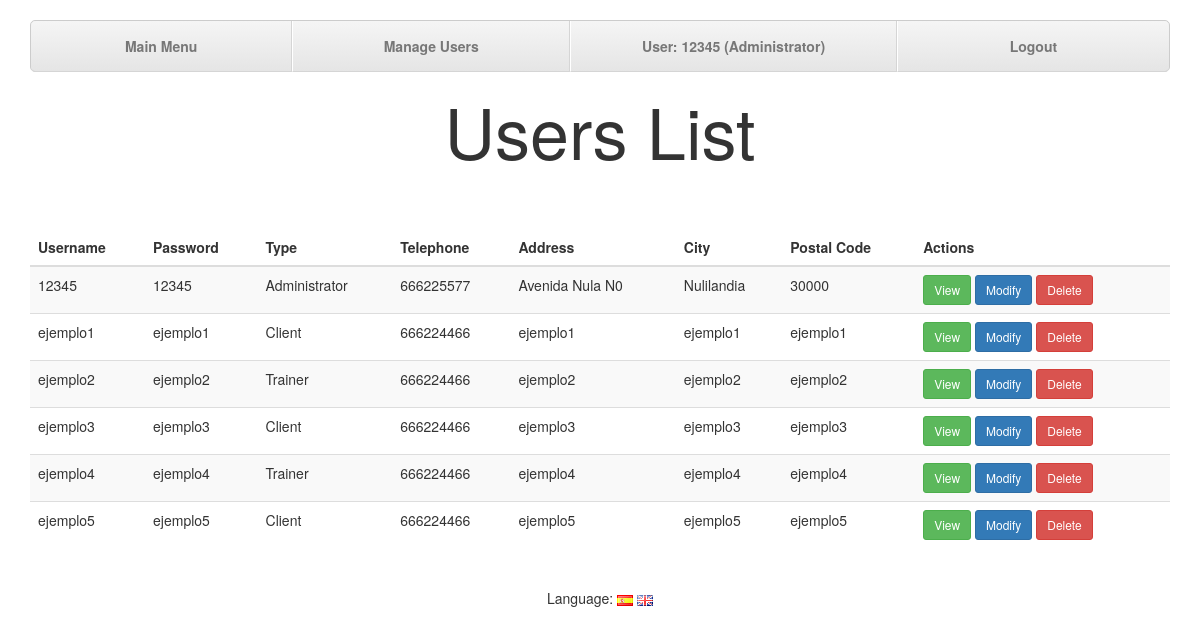
Screenshot of /index.php?controller=users&action=usersList (signed in) with the database file from the repository.
### tables this page shows
create table users (
		username varchar(255),
		passwd varchar(255),
		tlf integer(9),
		tipo ENUM('cliente','entrenador','administrador'),
		calle varchar(255),
		ciudad varchar(255),
		codPostal varchar(255),
		
		primary key (username)
);

### core/ViewManager.php (called while the page is built, shortened)
<?php
class ViewManager {
	private $variables = array();
	public function setVariable($varname, $value, $flash=false) {
		$this->variables[$varname] = $value;
	}
	public function getVariable($varname, $default=NULL) {
		if (!isset($this->variables[$varname])) {
			return $default;
		}
		return $this->variables[$varname];
	}
	public function render($controller, $viewname) {
		include(__DIR__."/../view/$controller/$viewname.php");
	}
	private static $viewmanager_singleton = NULL;
	public static function getInstance() {
		if (self::$viewmanager_singleton == null) {
			self::$viewmanager_singleton = new ViewManager();
		}
		return self::$viewmanager_singleton;
	}
}

### controller/UsersController.php (called while the page is built, shortened)
<?php
require_once(__DIR__."/../core/ViewManager.php");
require_once(__DIR__."/../core/I18n.php");
require_once(__DIR__."/../model/User.php");
require_once(__DIR__."/../model/UserMapper.php");
class UsersController extends BaseController {
	private $userMapper;
	public function __construct() {
		$this->userMapper = new UserMapper();
	}
	public function usersList(){
		$users = $this->userMapper->findAll();
		$this->view->setVariable("users", $users);
		$this->view->setLayout("default");
		$this->view->render("users", "usersList");
	}
}

### index.php (called while the page is built, shortened)
<?php
function run() {
	try {
		$controller = loadController($_GET["controller"]);
		$actionName = $_GET["action"];
		$controller->$actionName();
	} catch(Exception $ex) {
		die(i18n("An error has ocurred.<br>").$ex->getMessage());
	}
}
function loadController($controllerName) {
	return new $controllerClassName();
}
run();
?>

### core/I18n.php (called while the page is built, shortened)
<?php
class I18n {
	private $messages;
	public function setLanguage($language) {
		$this->messages = $i18n_messages;
	}
	public function i18n($key) {
		if (isset($this->messages[$key])){
			return $this->messages[$key];
		}else{
			return $key;
		}
	}
	private static $i18n_singleton = null;
	public static function getInstance() {
		if (self::$i18n_singleton == NULL) {
			self::$i18n_singleton = new I18n();
		}
		return self::$i18n_singleton;
	}
}
function i18n($key) {
	return I18n::getInstance()->i18n($key);
}

### model/User.php (called while the page is built, shortened)
<?php
class User {
	private $username;
	private $passwd;
	private $tlf;
	private $tipo;
	private $calle;
	private $ciudad;
	private $codPostal;
	public function __construct($username=NULL, $passwd=NULL, $tlf=NULL, $tipo=NULL, $calle=NULL, $ciudad=NULL, $codPostal=NULL) {
		$this->username = $username;
		$this->passwd = $passwd;
		$this->tlf = $tlf;
		$this->tipo = $tipo;
		$this->calle = $calle;
		$this->ciudad = $ciudad;
		$this->codPostal = $codPostal;
	}
	public function getUsername() {
		return $this->username;
	}
	public function getPasswd() {
		return $this->passwd;
	}
	public function getTlf() {
		return $this->tlf;
	}
	public function getTipo() {
		return $this->tipo;
	}
	public function getCalle() {
		return $this->calle;
	}
	public function getCiudad() {
		return $this->ciudad;
	}
	public function getCodPostal() {
		return $this->codPostal;
	}
	public function setTipo($tipo) {
		$this->tipo = $tipo;
	}
}

### model/UserMapper.php (called while the page is built, shortened)
<?php
require_once(__DIR__."/../core/PDOConnection.php");
class UserMapper {
	private $db;
	public function __construct() {
		$this->db = PDOConnection::getInstance();
	}
	public function findAll() {
		$stmt = $this->db->query("SELECT * FROM users");
		$users_db = $stmt->fetchAll(PDO::FETCH_ASSOC);
		$users = array();
		foreach ($users_db as $user) {
			array_push($users, new User($user["username"],
										$user["passwd"],
										$user["tlf"],
										$user["tipo"],
										$user["calle"],
										$user["ciudad"],
										$user["codPostal"]));
		}
		return $users;
	}
}

### core/PDOConnection.php (called while the page is built)
<?php
class PDOConnection {
	private static $dbhost = "127.0.0.1";
	private static $dbname = "gesgym";
	private static $dbuser = "gguser";
	private static $dbpass = "ggpass";
	private static $db_singleton = null;
	public static function getInstance() {
		if (self::$db_singleton == null) {
			self::$db_singleton = new PDO(
				"mysql:host=".self::$dbhost.";dbname=".self::$dbname.";charset=utf8",
				self::$dbuser,
				self::$dbpass,
				array(
					PDO::ATTR_EMULATE_PREPARES => false,
					PDO::ATTR_ERRMODE => PDO::ERRMODE_EXCEPTION
				)
			);
		}
		return self::$db_singleton;
	}
}
?>

### view/users/usersList.php (the view, shortened to what this page needs)
<?php
require_once(__DIR__."/../../core/ViewManager.php");
$view = ViewManager::getInstance();
$users = $view->getVariable("users");
$view->setVariable("title", i18n("GesGym - Users List"));
?>
			<h1><?=i18n("Users List")?></h1>
			<div class="container">
				<div class="table-responsive">
					<table class="table table-striped table-hover">
						<thead>
							<tr>
								<th><?=i18n("Username")?></th>
								<th><?=i18n("Password")?></th>
								<th><?=i18n("Type")?></th>
								<th><?=i18n("Telephone")?></th>
								<th><?=i18n("Address")?></th>
								<th><?=i18n("City")?></th>
								<th><?=i18n("Postal Code")?></th>
								<th><?=i18n("Actions")?></th>
							</tr>
						</thead>
						<tbody>
<?php foreach ($users as $user): ?>
							<tr>
								<td><?=$user->getUsername()?></td>
								<td><?=$user->getPasswd()?></td>
								<td><?php if($user->getTipo() == "cliente"){print i18n("Client");}
										  if($user->getTipo() == "entrenador"){print i18n("Trainer");}
										  if($user->getTipo() == "administrador"){print i18n("Administrator");} ?></td>
								<td><?=$user->getTlf()?></td>
								<td><?=$user->getCalle()?></td>
								<td><?=$user->getCiudad()?></td>
								<td><?=$user->getCodPostal()?></td>
								<td>
									<a class="btn btn-sm btn-success" href="index.php?controller=users&amp;action=view&amp;username=<?=$user->getUsername()?>"><?=i18n("View")?></a>
									<a class="btn btn-sm btn-primary" href="index.php?controller=users&amp;action=edit&amp;username=<?=$user->getUsername()?>"><?=i18n("Modify")?></a>
									<form id="<?=$user->getUsername()?>"  method="POST" action="index.php?controller=users&amp;action=delete&amp;username=<?=$user->getUsername()?>">
										<a class="btn btn-sm btn-danger" onclick="eliminar('<?=i18n("Are you sure?")?>','<?=$user->getUsername()?>')"><?=i18n("Delete")?></a>
									</form>
								</td>
							</tr>
<?php endforeach; ?>
						</tbody>
					</table>
				</div>
			</div>
<?=$view->moveToFragment("css")?>		<link rel="stylesheet" type="text/css" href="css/usersList.css">

### css/layoutStyle.css (style rules this page uses)
h1 { text-align: center; padding-bottom: 50px; font-size: 70px; }

### css/usersList.css (style rules this page uses)
h1 { text-align: center; }
form { display: inline; }

### rows the page displays
users: username "12345", passwd "12345", tlf "666225577", calle "Avenida Nula N0", ciudad "Nulilandia", codPostal "30000"
users: username "ejemplo1", passwd "ejemplo1", tlf "666224466", calle "ejemplo1", ciudad "ejemplo1", codPostal "ejemplo1"
users: username "ejemplo2", passwd "ejemplo2", tlf "666224466", calle "ejemplo2", ciudad "ejemplo2", codPostal "ejemplo2"
users: username "ejemplo3", passwd "ejemplo3", tlf "666224466", calle "ejemplo3", ciudad "ejemplo3", codPostal "ejemplo3"
users: username "ejemplo4", passwd "ejemplo4", tlf "666224466", calle "ejemplo4", ciudad "ejemplo4", codPostal "ejemplo4"
users: username "ejemplo5", passwd "ejemplo5", tlf "666224466", calle "ejemplo5", ciudad "ejemplo5", codPostal "ejemplo5"

### other values shown
i18n("Main Menu") "Main Menu"
i18n("Manage Users") "Manage Users"
i18n("User") "User"
sprintf($currentuser) "12345"
i18n("Administrator") "Administrator"
i18n("Logout") "Logout"
i18n("Users List") "Users List"
i18n("Username") "Username"
i18n("Password") "Password"
i18n("Type") "Type"
i18n("Telephone") "Telephone"
i18n("Address") "Address"
i18n("City") "City"
i18n("Postal Code") "Postal Code"
i18n("Actions") "Actions"
